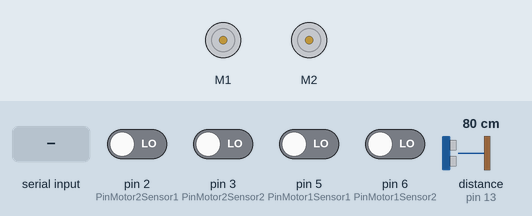
Bench run of a sketch on a simulated Arduino Uno, built with avr-gcc and run on an emulated ATmega328P. Parts: 2 × DC motor (green arrow = forward, orange = backward, longer = faster). Wiring (inferred from the names in the program): ultrasonic range finder: trigger pin 13; echo pin 13. The test bench sets the inputs (shaded band); at power-on: pin 2 (PinMotor2Sensor1), pin 3 (PinMotor2Sensor2), pin 5 (PinMotor1Sensor1), pin 6 (PinMotor1Sensor2) LOW, distance to the obstacle (sensor on pin 13) 80 cm. The echo pulse lasts 58.3 µs per cm.

Above: at 1.2 s.
1.3 s: "90 45 200\n" received over Serial
At 3.1 s:
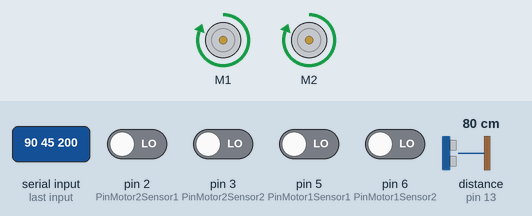
3.8 s: "2\n" received over Serial
At 6.0 s:
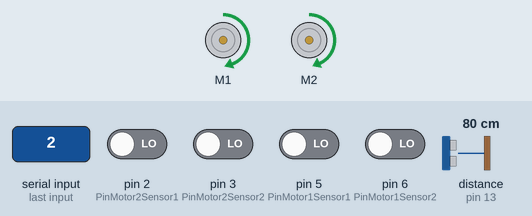
6.3 s: "1 90\n" received over Serial
At 8.1 s:
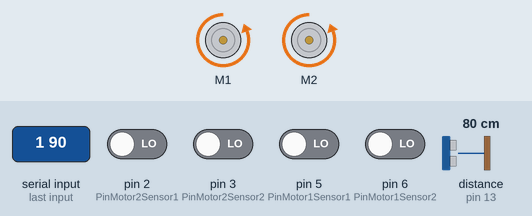
8.8 s: "90 45\n" received over Serial
At 11.0 s:
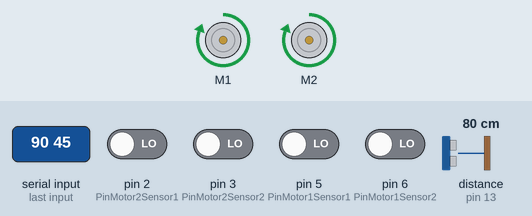
11.3 s: "0\n" received over Serial
At 13.0 s:
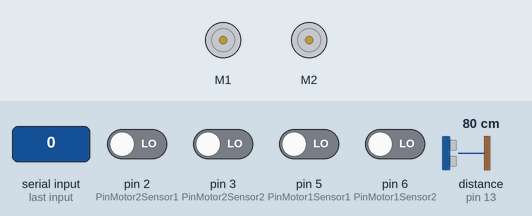
Timing chart, 0 to 14.5 s (numbered marks = the images above; inputs shaded):
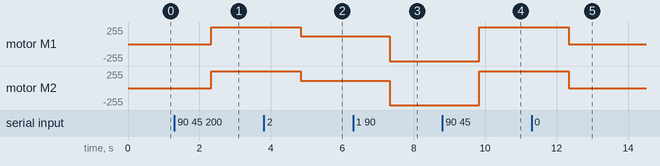

Measured:
- after the input at 1.3 s, motor M1, motor M2: stopped → forward 255/255 after 1.0 s
- after the input at 3.8 s, motor M1: forward 255/255 → forward 116/255 after 1.0 s; motor M2: forward 255/255 → forward 112/255 after 1.0 s
- after the input at 6.3 s, motor M1: forward 116/255 → backward 255/255 after 1.0 s; motor M2: forward 112/255 → backward 255/255 after 1.0 s
- after the input at 8.8 s, motor M1, motor M2: backward 255/255 → forward 255/255 after 1.0 s
- after the input at 11.3 s, motor M1, motor M2: forward 255/255 → stopped after 1.0 s

The sketch:

Main.ino
```cpp
#include <PinChangeInt.h>
#include <DualMC33926MotorShield.h>


#include <string.h>
#include "Robot.h"

#define INPUT_SIZE 32

DualMC33926MotorShield md;
void motor_setup();
void set_motor();
double ping_loop();
void ir_setup();
void get_ir();
void get_current();
void set_motor(double pwm_l, double pwm_r);
void set_motor_vel();


long time_since_pd_update = millis();
long time_since_ping_update = millis();
long pd_update_delay = 30;
long ping_update_delay = 600;

char terminate = ';';
char input[INPUT_SIZE + 1];

Robot robot;

void setup() {
  // initialize serial communication:
  Serial.begin(115200);
  ir_setup();
  md.init();
}

double read_velocity()
{
  byte num_bytes_read = Serial.readBytesUntil(terminate, input, INPUT_SIZE);
  // Add the final 0 to end the C string
  input[num_bytes_read] = 0;
  return atof(strtok(input, " "));
}

void loop() {
  int mode = -1;
  if (robot.isExecutingAction && millis() - time_since_pd_update > pd_update_delay) {
    robot.adjustHeading();
    time_since_pd_update = millis();
    if (robot.completedAction())
    {
      robot.notifyPi();
    }
  }
  // TODO* adding "false" here disables ping. remove it to re-enable
  if (millis() - time_since_ping_update > ping_update_delay) {
    robot.adjustVelWithPing(ping_loop());
    //Serial.print(robot.velIdeal);
    //Serial.print(", ");
    //Serial.println(robot.velActual);
    time_since_ping_update = millis();
  }

  if (Serial.available()) {
    char input[1];
    Serial.readBytes(input, 1);
    mode = atoi(input);

    switch (mode) {
      case 0:
        robot.driveStraight(read_velocity());
        break;
      case 1:
        robot.turnLeft(read_velocity());
        break;
      case 2:
        read_velocity();
        robot.turnRight(0.15);
        break;
      case 3:
        robot.adjustMotors(read_velocity());
        break;
      case 4:
        robot.velIdeal = read_velocity();
        break;
      case 5:
        robot.setMotors(read_velocity());
        break;
      case 6:
        Serial.println(robot.getHeading());
        break;
      case 7:
        robot.setHeading(read_velocity());
    }
  }
}
```

Motor.ino
```cpp
#include <string.h>


//https://arduino.stackexchange.com/questions/1013/how-do-i-split-an-incoming-string
#define INPUT_SIZE 32
/*
double getPWM_r(double vRight)
{
  if (vRight == 0)
  {
    return 0;
  }
  return 695.55*vRight + 66.464;
}

double getPWM_l(double vLeft)
{
  if (vLeft == 0)
  {
    return 0;
  }
  return 675.09*vLeft + 79.807;
}
*/
double getPWM_r(double vRight)
{
  if (vRight == 0)
  {
    return 0;
  }
  return 695.55*vRight + 66.464;
}

double getPWM_l(double vLeft)
{
  if (vLeft == 0)
  {
    return 0;
  }
  //return 675.09*vLeft + 79.807;
  return 665.09*vLeft + 79.807;
  //return 650.09*vLeft + 79.807;
}

void stopIfFault()
{
  if (md.getFault())
  {
    //Serial.println("fault");
    //Serial.flush();
    while(1);
  }
}

void set_motor()
{
  char terminate = ';';
  char input[INPUT_SIZE + 1];
  byte size = Serial.readBytesUntil(terminate, input, INPUT_SIZE);

  // Add the final 0 to end the C string
  input[size] = 0;

  int lspeed = atoi(strtok(input, " "));
  int rspeed = atoi(strtok(NULL, " "));
  md.setSpeeds(lspeed, rspeed);
}

void set_motor_vel()
{
  char terminate = ';';
  char input[INPUT_SIZE + 1];
  byte size = Serial.readBytesUntil(terminate, input, INPUT_SIZE);

  // Add the final 0 to end the C string
  input[size] = 0;

  float lspeed = atof(strtok(input, " "));
  float rspeed = atof(strtok(NULL, " "));
  lspeed = getPWM_l(lspeed);
  rspeed = getPWM_r(rspeed);
  md.setSpeeds(lspeed, rspeed);
}

void set_motor(double pwm_l, double pwm_r)
{
  md.setSpeeds(pwm_l, pwm_r);
}

void get_current()
{
  Serial.println(String(md.getM1CurrentMilliamps()) + ", " + String(md.getM2CurrentMilliamps()));
}

void motor_setup()
{
  md.init();
}
```

Photoreflectors.ino
```cpp
#include "math.h"

#define PinMotor1Sensor1 5
#define PinMotor1Sensor2 6
#define PinMotor2Sensor1 2
#define PinMotor2Sensor2 3

volatile long right_count = 0;
volatile long left_count = 0;

extern Robot robot;

/*
int N_enc = 32; // Segments on Encoder = 32
double dia = 0.071; // Dia = 71 mm
double WB = 0.157;  // Wheel Base = 157 mm
double del_x, x, y, theta = 0.0;
double S_l = 0.0, S_r = 0.0;
*/

void ir_setup() {
  //Attach Interrupts
  attachPinChangeInterrupt(PinMotor1Sensor1, right_encoder_isr, CHANGE);
  attachPinChangeInterrupt(PinMotor1Sensor2, right_encoder_isr, CHANGE);
  attachPinChangeInterrupt(PinMotor2Sensor1, left_encoder_isr, CHANGE);
  attachPinChangeInterrupt(PinMotor2Sensor2, left_encoder_isr, CHANGE);
}

void get_ir() {
  Serial.println("2 " + String(left_count) + " " + String(right_count));
}

void right_encoder_isr() {
  static int8_t lookup_table_r[] = {0, -1, 1, 0, 1, 0, 0, -1, -1, 0, 0, 1, 0, 1, -1, 0};
  static uint8_t enc_val_r = 0;
  enc_val_r = enc_val_r << 2;
  enc_val_r = enc_val_r | ((PIND & 0b01100000) >> 5);
  right_count = right_count + lookup_table_r[enc_val_r & 0b1111];
  robot.updateLocation(left_count, right_count);
  //get_location();
}

void left_encoder_isr() {
  static int8_t lookup_table_l[] = {0, -1, 1, 0, 1, 0, 0, -1, -1, 0, 0, 1, 0, 1, -1, 0};
  static uint8_t enc_val_l = 0;
  enc_val_l = enc_val_l << 2;
  enc_val_l = enc_val_l | ((PIND & 0b00001100) >> 2);
  left_count = left_count + lookup_table_l[enc_val_l & 0b1111];
  robot.updateLocation(left_count, right_count);
  //get_location();
}
```

Ping.ino
```cpp
const int pingPin = 13;

long microsecondsToInches(long microseconds) {
  // According to Parallax's datasheet for the PING))), there are 73.746
  // microseconds per inch (i.e. sound travels at 1130 feet per second).
  // This gives the distance travelled by the ping, outbound and return,
  // so we divide by 2 to get the distance of the obstacle.
  // See: http://www.parallax.com/dl/docs/prod/acc/28015-PING-v1.3.pdf
  return microseconds / 74 / 2;
}

long microsecondsToCentimeters(long microseconds) {
  // The speed of sound is 340 m/s or 29 microseconds per centimeter.
  // The ping travels out and back, so to find the distance of the object we
  // take half of the distance travelled.
  return microseconds / 29 / 2;
}

double ping_loop() {
  // establish variables for duration of the ping, and the distance result
  // in inches and centimeters:
  long duration, inches, cm;

  // The PING))) is triggered by a HIGH pulse of 2 or more microseconds.
  // Give a short LOW pulse beforehand to ensure a clean HIGH pulse:
  pinMode(pingPin, OUTPUT);
  digitalWrite(pingPin, LOW);
  delayMicroseconds(2);
  digitalWrite(pingPin, HIGH);
  delayMicroseconds(5);
  digitalWrite(pingPin, LOW);

  // The same pin is used to read the signal from the PING))): a HIGH pulse
  // whose duration is the time (in microseconds) from the sending of the ping
  // to the reception of its echo off of an object.
  pinMode(pingPin, INPUT);
  duration = pulseIn(pingPin, HIGH);

  // convert the time into a distance
  inches = microsecondsToInches(duration);
  cm = microsecondsToCentimeters(duration);

  //Serial.print("0 ");
  //Serial.print(inches);
  //Serial.print(" ");
  //Serial.println(cm);
  //Serial.flush();
  return cm;
}
```

Robot.cpp
```cpp
#include "Arduino.h"
#include "Robot.h"
#include "math.h"

Robot::Robot()
{
  K = 120.0;
  B = 0.5;
  encoderSegments = 32;
  wheelDiameter = 0.071;
  wheelBase = 0.157;
  C = 1.0;
  velIdeal = 0.0;
  velActual = 0.0;
  isExecutingAction = false;
  headingOffset = 0;
  distanceToTravel = 0;
  loc = new double[3];
  translation = new double[2];
  translation[0] = 0;
  translation[1] = 0;
  startTranslation = new double[2];
  startTranslation[0] = 0;
  startTranslation[1] = 0;
  newTranslation = new double[2];
  newTranslation[0] = 0;
  newTranslation[1] = 0;
  prevError = 0.0;
  lastAdjustment = 0;
}


bool Robot::completedAction()
{
  if (!(translation[0] - startTranslation[0] < distanceToTravel) || !(translation[1]  - startTranslation[1] < distanceToTravel))
  {
    isExecutingAction = false;
    return true;
  }
  else
  {
    return false;
  }
}

double Robot::getHeading()
{
  return loc[2];
}

void Robot::notifyPi()
{
  Serial.println("1");
}

void Robot::driveStraight(double velocity)
{
  isExecutingAction = true;
  C = 1.0;
  distanceToTravel = 0.5;
  velIdeal = velocity;
  //md.setSpeeds(200, 200); //TODO: base this off of velocity
  updateStartTranslation();
  prevError = 0;
}

void Robot::turnLeft(double velocity)
{
  isExecutingAction = true;
  C = 1.75;
  distanceToTravel = 0.75;
  velIdeal = velocity;
  //md.setSpeeds(200, 200);
  updateStartTranslation();
  prevError = 0;
}

void Robot::turnRight(double velocity)
{
  isExecutingAction = true;
  C = -1.0;
  distanceToTravel = 0.35;
  velIdeal = velocity;
  //md.setSpeeds(150, 150); //TODO: base this off of velocity
  updateStartTranslation();
  prevError = 0;
}

void Robot::setMotors(double velocity)
{
  velIdeal = velocity;
  velActual = velocity;
  md.setSpeeds(convertVelToPWM_L(velocity), convertVelToPWM_R(velocity));
}

// The main computation for the visual-based pd control. It simply
// applies the calculations performed by the pi
void Robot::adjustMotors(double velocity)
{
  md.setSpeeds(convertVelToPWM_L(velActual + velocity), convertVelToPWM_R(velActual - velocity));
}

void Robot::adjustVelWithPing(double dist)
{
  //velActual = velIdeal;
  //return;
  /*
  if (dist >= 40.0){
    velActual = velIdeal; //TODO: decrease velActual if necessary
  }
  else if ((dist < 40.0) && (dist > 15.0)){
    velActual = velIdeal - 2*velIdeal/sqrt(dist);
  }
  */

  if (dist <= 25.0){
    velActual = 0.0;
  }
  else
  {
    velActual = velIdeal;
  }

  //velActual = velIdeal;
}

// The main computation for the encoder-based pd control
void Robot::adjustHeading()
{
  double error = (translation[1] - startTranslation[1]) - C*(translation[0] - startTranslation[0]);
  double errorDot = prevError;
  prevError = error;
  double deltaPWM = K*error + B*errorDot;
  md.setSpeeds(convertVelToPWM_L(velActual) + deltaPWM, convertVelToPWM_R(velActual) - deltaPWM);
}

void Robot::setHeading(double heading)
{
  loc[2] = heading;
}

void Robot::updateLocation(long leftCount, long rightCount)
{
  newTranslation[0] = ((M_PI * wheelDiameter * leftCount) / encoderSegments);
  newTranslation[1] = ((M_PI * wheelDiameter * rightCount) / encoderSegments);

  double theta = atan2(((newTranslation[1] - translation[1] - (newTranslation[0] - translation[0])) / 2.0), (wheelBase / 2.0));

  translation[0] = newTranslation[0];
  translation[1] = newTranslation[1];

  double del_x = (translation[0] + translation[1]) / 2;

  loc[0] = del_x * cos(theta);
  loc[1] = del_x * sin(theta);
  loc[2] = loc[2] + theta;
}

void Robot::updateStartTranslation()
{
  startTranslation[0] = translation[0];
  startTranslation[1] = translation[1];
}

//TODO: finish these
double Robot::convertVelToPWM_L(double velocity)
{
  if (velocity == 0)
  {
    return 0;
  }
  return 670.29*velocity + 82.878;
}
double Robot::convertVelToPWM_R(double velocity)
{
  if (velocity == 0)
  {
    return 0;
  }
  return 658.57*velocity + 77.307;
}
```

Robot.h
```cpp
#ifndef Robot_h
#define Robot_h

#include "Arduino.h"
#include <DualMC33926MotorShield.h>

class Robot
{
  public:
    bool isExecutingAction;
    double velIdeal;
    double velActual;

    Robot();
    void adjustHeading();
    void setHeading(double heading);
    void adjustVelWithPing(double dist);
    bool completedAction();
    double getHeading();
    void driveStraight(double velocity);
    void turnLeft(double velocity);
    void turnRight(double velocity);
    void adjustMotors(double velocity);
    void notifyPi();
    void updateLocation(long leftCount, long rightCount);
    void setMotors(double velocity);
  private:
    double K;
    double B;
    double prevError;
    double encoderSegments;
    double wheelDiameter;
    double wheelBase;
    double C;
    double headingOffset;
    //double velActual;
    double distanceToTravel;
    double* loc;
    double* translation;
    double* startTranslation;
    DualMC33926MotorShield md;
    double lastAdjustment;
    double *newTranslation;

    void updateStartTranslation();
    double convertVelToPWM_L(double velocity);
    double convertVelToPWM_R(double velocity);
};

#endif
```
